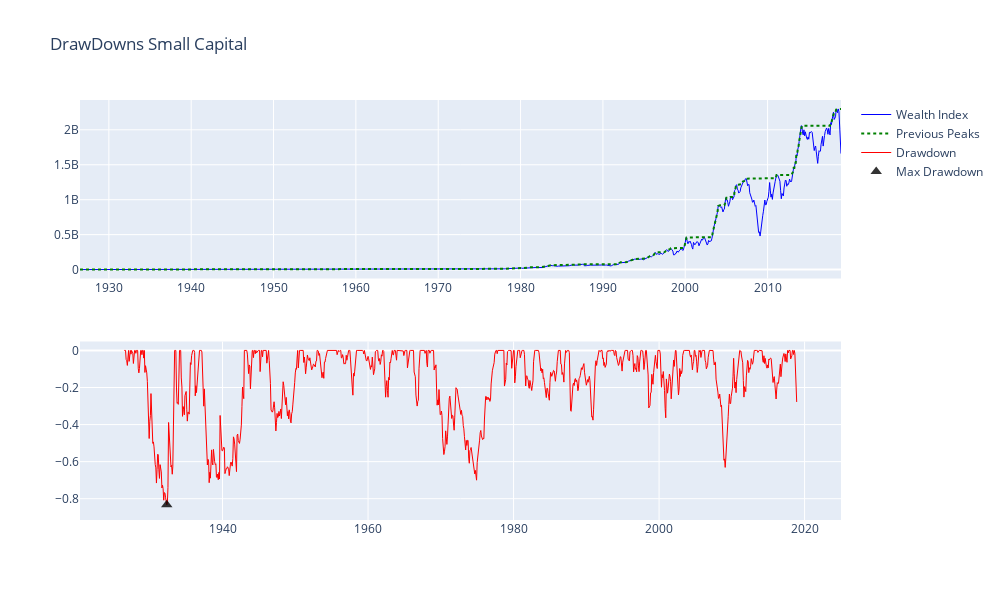

Notebook cell for this chart:
### Code cell
plot_drawdowns(df_drawdowns_sc, title='DrawDowns Small Capital')

### Figure 1 — Plotly figure (JSON) as saved in the notebook; plotly's stock layout.template omitted (floating-point values rounded to 4 significant figures; data arrays with more than 128 entries replaced by an {"elided": "..."} marker saying what was removed)
{"data": [{"hovertemplate": "%{y:.5f}", "line": {"color": "blue", "width": 1}, "mode": "lines", "name": "Wealth Index", "type": "scatter", "x": {"elided": "1110 str values"}, "xaxis": "x", "y": {"elided": "1110 float values"}, "yaxis": "y"}, {"hovertemplate": "%{y:.5f}", "line": {"color": "green", "dash": "dot", "width": 2}, "mode": "lines", "name": "Previous Peaks", "type": "scatter", "x": {"elided": "1110 str values"}, "xaxis": "x", "y": {"elided": "1110 float values"}, "yaxis": "y"}, {"hovertemplate": "%{y:.5f}", "line": {"color": "red", "width": 1}, "mode": "lines", "name": "Drawdown", "type": "scatter", "x": {"elided": "1110 str values"}, "xaxis": "x2", "y": {"elided": "1110 float values"}, "yaxis": "y2"}, {"hovertemplate": "%{y:.5f}", "marker": {"color": "black", "opacity": 0.8, "size": 10, "symbol": "triangle-up"}, "mode": "markers", "name": "Max Drawdown", "type": "scatter", "x": {"elided": "1110 str values"}, "xaxis": "x2", "y": {"elided": "1110 float values"}, "yaxis": "y2"}], "layout": {"height": 600, "hoverdistance": 200, "hovermode": "x unified", "spikedistance": 200, "title": {"text": "DrawDowns Small Capital"}, "transition": {"duration": 500}, "width": 1000, "xaxis": {"anchor": "y", "domain": [0, 1], "showspikes": true, "spikecolor": "#999999", "spikemode": "across", "spikethickness": 2}, "xaxis2": {"anchor": "y2", "domain": [0, 1], "showspikes": true, "spikecolor": "#999999", "spikemode": "across", "spikethickness": 2}, "yaxis": {"anchor": "x", "domain": [0.575, 1], "tickprefix": ""}, "yaxis2": {"anchor": "x2", "domain": [0, 0.425], "tickprefix": ""}}}
